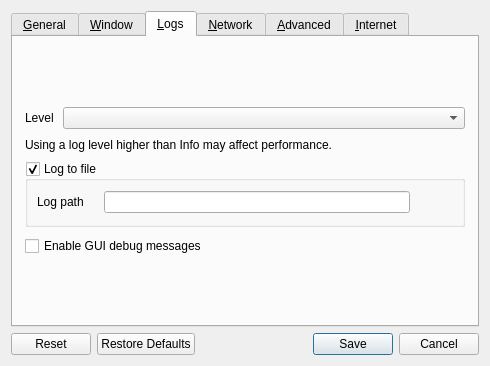
<?xml version="1.0" encoding="UTF-8"?>
<ui version="4.0">
 <class>SettingsDialog</class>
 <widget class="QDialog" name="SettingsDialog">
  <property name="geometry">
   <rect>
    <x>0</x>
    <y>0</y>
    <width>490</width>
    <height>366</height>
   </rect>
  </property>
  <property name="sizePolicy">
   <sizepolicy hsizetype="Maximum" vsizetype="Maximum">
    <horstretch>0</horstretch>
    <verstretch>0</verstretch>
   </sizepolicy>
  </property>
  <property name="windowTitle">
   <string>Preferences</string>
  </property>
  <property name="modal">
   <bool>true</bool>
  </property>
  <layout class="QVBoxLayout" name="verticalLayout_3">
   <item>
    <widget class="QTabWidget" name="tabWidget">
     <property name="currentIndex">
      <number>2</number>
     </property>
     <widget class="QWidget" name="tabGeneral">
      <attribute name="title">
       <string>&amp;General</string>
      </attribute>
      <layout class="QVBoxLayout" name="verticalLayout_6">
       <property name="spacing">
        <number>9</number>
       </property>
       <property name="leftMargin">
        <number>12</number>
       </property>
       <property name="topMargin">
        <number>0</number>
       </property>
       <property name="rightMargin">
        <number>12</number>
       </property>
       <property name="bottomMargin">
        <number>0</number>
       </property>
       <item>
        <spacer name="verticalSpacer_6">
         <property name="orientation">
          <enum>Qt::Orientation::Vertical</enum>
         </property>
         <property name="sizeHint" stdset="0">
          <size>
           <width>20</width>
           <height>0</height>
          </size>
         </property>
        </spacer>
       </item>
       <item>
        <layout class="QHBoxLayout" name="horizontalLayout_3">
         <item>
          <widget class="QLabel" name="lblLanguage">
           <property name="sizePolicy">
            <sizepolicy hsizetype="Maximum" vsizetype="Preferred">
             <horstretch>0</horstretch>
             <verstretch>0</verstretch>
            </sizepolicy>
           </property>
           <property name="text">
            <string>Language</string>
           </property>
          </widget>
         </item>
         <item>
          <widget class="QComboBox" name="comboLanguage"/>
         </item>
        </layout>
       </item>
       <item>
        <widget class="QCheckBox" name="cbAutoUpdate">
         <property name="text">
          <string>Check for updates on startup</string>
         </property>
        </widget>
       </item>
       <item>
        <widget class="QCheckBox" name="cbPreventSleep">
         <property name="text">
          <string>Prevent this computer from going to sleep</string>
         </property>
        </widget>
       </item>
       <item>
        <layout class="QFormLayout" name="formLayout">
         <item row="1" column="1">
          <widget class="QRadioButton" name="rbIconColorful">
           <property name="text">
            <string>Colorful</string>
           </property>
          </widget>
         </item>
         <item row="0" column="1">
          <widget class="QRadioButton" name="rbIconMono">
           <property name="text">
            <string>Monocolor</string>
           </property>
          </widget>
         </item>
         <item row="0" column="0">
          <widget class="QLabel" name="lblTrayIconStyle">
           <property name="text">
            <string>Tray icon style</string>
           </property>
          </widget>
         </item>
        </layout>
       </item>
       <item>
        <spacer name="verticalSpacer_3">
         <property name="orientation">
          <enum>Qt::Orientation::Vertical</enum>
         </property>
         <property name="sizeHint" stdset="0">
          <size>
           <width>20</width>
           <height>0</height>
          </size>
         </property>
        </spacer>
       </item>
      </layout>
     </widget>
     <widget class="QWidget" name="tabWindow">
      <attribute name="title">
       <string>&amp;Window</string>
      </attribute>
      <layout class="QVBoxLayout" name="verticalLayout_14">
       <property name="spacing">
        <number>9</number>
       </property>
       <property name="leftMargin">
        <number>12</number>
       </property>
       <property name="topMargin">
        <number>0</number>
       </property>
       <property name="rightMargin">
        <number>12</number>
       </property>
       <property name="bottomMargin">
        <number>0</number>
       </property>
       <item>
        <spacer name="verticalSpacer_7">
         <property name="orientation">
          <enum>Qt::Orientation::Vertical</enum>
         </property>
         <property name="sizeHint" stdset="0">
          <size>
           <width>20</width>
           <height>0</height>
          </size>
         </property>
        </spacer>
       </item>
       <item>
        <layout class="QFormLayout" name="formLayout_2">
         <property name="labelAlignment">
          <set>Qt::AlignmentFlag::AlignRight|Qt::AlignmentFlag::AlignTrailing|Qt::AlignmentFlag::AlignVCenter</set>
         </property>
         <item row="0" column="0">
          <widget class="QLabel" name="label_3">
           <property name="text">
            <string>When the application starts</string>
           </property>
          </widget>
         </item>
         <item row="0" column="1">
          <widget class="QWidget" name="widget" native="true">
           <layout class="QVBoxLayout" name="verticalLayout_2">
            <item>
             <widget class="QRadioButton" name="rbShowOnStart">
              <property name="text">
               <string>Show the main window</string>
              </property>
             </widget>
            </item>
            <item>
             <widget class="QRadioButton" name="rbAutoHide">
              <property name="text">
               <string>Send to background</string>
              </property>
             </widget>
            </item>
           </layout>
          </widget>
         </item>
         <item row="1" column="0">
          <widget class="QLabel" name="label">
           <property name="text">
            <string>When the main window is closed</string>
           </property>
           <property name="alignment">
            <set>Qt::AlignmentFlag::AlignRight|Qt::AlignmentFlag::AlignTrailing|Qt::AlignmentFlag::AlignVCenter</set>
           </property>
          </widget>
         </item>
         <item row="1" column="1">
          <widget class="QWidget" name="widget_2" native="true">
           <layout class="QVBoxLayout" name="verticalLayout_13">
            <item>
             <widget class="QRadioButton" name="rbExitOnClose">
              <property name="text">
               <string>Exit</string>
              </property>
             </widget>
            </item>
            <item>
             <widget class="QRadioButton" name="rbCloseToTray">
              <property name="text">
               <string>Send to background</string>
              </property>
             </widget>
            </item>
           </layout>
          </widget>
         </item>
        </layout>
       </item>
       <item>
        <widget class="QCheckBox" name="cbShowVersion">
         <property name="text">
          <string>Include version in the window title</string>
         </property>
        </widget>
       </item>
       <item>
        <spacer name="verticalSpacer_11">
         <property name="orientation">
          <enum>Qt::Orientation::Vertical</enum>
         </property>
         <property name="sizeHint" stdset="0">
          <size>
           <width>20</width>
           <height>0</height>
          </size>
         </property>
        </spacer>
       </item>
      </layout>
     </widget>
     <widget class="QWidget" name="tabLog">
      <attribute name="title">
       <string>&amp;Logs</string>
      </attribute>
      <layout class="QVBoxLayout" name="verticalLayout">
       <property name="spacing">
        <number>9</number>
       </property>
       <property name="leftMargin">
        <number>12</number>
       </property>
       <property name="topMargin">
        <number>0</number>
       </property>
       <property name="rightMargin">
        <number>12</number>
       </property>
       <property name="bottomMargin">
        <number>0</number>
       </property>
       <item>
        <spacer name="verticalSpacer_8">
         <property name="orientation">
          <enum>Qt::Orientation::Vertical</enum>
         </property>
         <property name="sizeHint" stdset="0">
          <size>
           <width>20</width>
           <height>0</height>
          </size>
         </property>
        </spacer>
       </item>
       <item>
        <layout class="QHBoxLayout" name="horizontalLayout_4">
         <item>
          <widget class="QLabel" name="lblLogLevel">
           <property name="sizePolicy">
            <sizepolicy hsizetype="Maximum" vsizetype="Fixed">
             <horstretch>0</horstretch>
             <verstretch>0</verstretch>
            </sizepolicy>
           </property>
           <property name="text">
            <string>Level</string>
           </property>
          </widget>
         </item>
         <item>
          <widget class="QComboBox" name="comboLogLevel"/>
         </item>
        </layout>
       </item>
       <item>
        <widget class="QLabel" name="lblDebugWarning">
         <property name="text">
          <string>Using a log level higher than Info may affect performance.</string>
         </property>
         <property name="wordWrap">
          <bool>true</bool>
         </property>
        </widget>
       </item>
       <item>
        <widget class="QGroupBox" name="groupLogToFile">
         <property name="title">
          <string>Log to file</string>
         </property>
         <property name="checkable">
          <bool>true</bool>
         </property>
         <layout class="QHBoxLayout" name="horizontalLayout_2">
          <item>
           <widget class="QWidget" name="widgetLogFilename" native="true">
            <property name="sizePolicy">
             <sizepolicy hsizetype="Preferred" vsizetype="Maximum">
              <horstretch>0</horstretch>
              <verstretch>0</verstretch>
             </sizepolicy>
            </property>
            <layout class="QHBoxLayout" name="_4">
             <property name="spacing">
              <number>3</number>
             </property>
             <property name="leftMargin">
              <number>0</number>
             </property>
             <property name="topMargin">
              <number>0</number>
             </property>
             <property name="rightMargin">
              <number>0</number>
             </property>
             <property name="bottomMargin">
              <number>0</number>
             </property>
             <item>
              <widget class="QLabel" name="labelLogPath">
               <property name="sizePolicy">
                <sizepolicy hsizetype="Preferred" vsizetype="Fixed">
                 <horstretch>0</horstretch>
                 <verstretch>0</verstretch>
                </sizepolicy>
               </property>
               <property name="text">
                <string>Log path</string>
               </property>
              </widget>
             </item>
             <item>
              <spacer name="horizontalSpacer_7">
               <property name="orientation">
                <enum>Qt::Orientation::Horizontal</enum>
               </property>
               <property name="sizeType">
                <enum>QSizePolicy::Policy::Minimum</enum>
               </property>
               <property name="sizeHint" stdset="0">
                <size>
                 <width>17</width>
                 <height>25</height>
                </size>
               </property>
              </spacer>
             </item>
             <item>
              <widget class="QLineEdit" name="lineLogFilename">
               <property name="enabled">
                <bool>true</bool>
               </property>
               <property name="sizePolicy">
                <sizepolicy hsizetype="Expanding" vsizetype="Fixed">
                 <horstretch>0</horstretch>
                 <verstretch>0</verstretch>
                </sizepolicy>
               </property>
              </widget>
             </item>
             <item>
              <widget class="QPushButton" name="btnBrowseLog">
               <property name="enabled">
                <bool>true</bool>
               </property>
               <property name="cursor">
                <cursorShape>PointingHandCursor</cursorShape>
               </property>
               <property name="text">
                <string/>
               </property>
               <property name="icon">
                <iconset theme="QIcon::ThemeIcon::DocumentOpen"/>
               </property>
               <property name="flat">
                <bool>true</bool>
               </property>
              </widget>
             </item>
            </layout>
           </widget>
          </item>
         </layout>
        </widget>
       </item>
       <item>
        <widget class="QCheckBox" name="cbGuiDebug">
         <property name="text">
          <string>Enable GUI debug messages</string>
         </property>
        </widget>
       </item>
       <item>
        <spacer name="verticalSpacer_4">
         <property name="orientation">
          <enum>Qt::Orientation::Vertical</enum>
         </property>
         <property name="sizeHint" stdset="0">
          <size>
           <width>20</width>
           <height>0</height>
          </size>
         </property>
        </spacer>
       </item>
      </layout>
     </widget>
     <widget class="QWidget" name="tabNetwork">
      <attribute name="title">
       <string>&amp;Network</string>
      </attribute>
      <layout class="QVBoxLayout" name="verticalLayout_7">
       <property name="spacing">
        <number>9</number>
       </property>
       <property name="leftMargin">
        <number>12</number>
       </property>
       <property name="topMargin">
        <number>0</number>
       </property>
       <property name="rightMargin">
        <number>12</number>
       </property>
       <property name="bottomMargin">
        <number>0</number>
       </property>
       <item>
        <spacer name="verticalSpacer_9">
         <property name="orientation">
          <enum>Qt::Orientation::Vertical</enum>
         </property>
         <property name="sizeHint" stdset="0">
          <size>
           <width>20</width>
           <height>0</height>
          </size>
         </property>
        </spacer>
       </item>
       <item>
        <layout class="QHBoxLayout" name="horizontalLayout">
         <item>
          <widget class="QLabel" name="lblNetworkIp">
           <property name="sizePolicy">
            <sizepolicy hsizetype="Maximum" vsizetype="Fixed">
             <horstretch>0</horstretch>
             <verstretch>0</verstretch>
            </sizepolicy>
           </property>
           <property name="text">
            <string>Network IP</string>
           </property>
          </widget>
         </item>
         <item>
          <widget class="QComboBox" name="comboInterface">
           <property name="sizePolicy">
            <sizepolicy hsizetype="Maximum" vsizetype="Fixed">
             <horstretch>0</horstretch>
             <verstretch>0</verstretch>
            </sizepolicy>
           </property>
           <item>
            <property name="text">
             <string>Automatic</string>
            </property>
           </item>
          </widget>
         </item>
         <item>
          <spacer name="horizontalSpacer">
           <property name="orientation">
            <enum>Qt::Orientation::Horizontal</enum>
           </property>
           <property name="sizeType">
            <enum>QSizePolicy::Policy::Expanding</enum>
           </property>
           <property name="sizeHint" stdset="0">
            <size>
             <width>25</width>
             <height>20</height>
            </size>
           </property>
          </spacer>
         </item>
        </layout>
       </item>
       <item>
        <layout class="QHBoxLayout" name="horizontalLayout_6">
         <item>
          <widget class="QLabel" name="lblPort">
           <property name="sizePolicy">
            <sizepolicy hsizetype="Maximum" vsizetype="Fixed">
             <horstretch>0</horstretch>
             <verstretch>0</verstretch>
            </sizepolicy>
           </property>
           <property name="text">
            <string>Port</string>
           </property>
          </widget>
         </item>
         <item>
          <widget class="QSpinBox" name="sbPort">
           <property name="enabled">
            <bool>true</bool>
           </property>
           <property name="sizePolicy">
            <sizepolicy hsizetype="Maximum" vsizetype="Fixed">
             <horstretch>0</horstretch>
             <verstretch>0</verstretch>
            </sizepolicy>
           </property>
           <property name="maximum">
            <number>65535</number>
           </property>
           <property name="value">
            <number>24800</number>
           </property>
          </widget>
         </item>
         <item>
          <spacer name="horizontalSpacer_3">
           <property name="orientation">
            <enum>Qt::Orientation::Horizontal</enum>
           </property>
           <property name="sizeHint" stdset="0">
            <size>
             <width>40</width>
             <height>20</height>
            </size>
           </property>
          </spacer>
         </item>
        </layout>
       </item>
       <item>
        <widget class="QGroupBox" name="groupSecurity">
         <property name="sizePolicy">
          <sizepolicy hsizetype="Preferred" vsizetype="Maximum">
           <horstretch>0</horstretch>
           <verstretch>0</verstretch>
          </sizepolicy>
         </property>
         <property name="title">
          <string>Enable TLS Encryption</string>
         </property>
         <property name="checkable">
          <bool>true</bool>
         </property>
         <property name="checked">
          <bool>false</bool>
         </property>
         <layout class="QVBoxLayout" name="_11">
          <item>
           <widget class="QWidget" name="widgetTlsCert" native="true">
            <layout class="QHBoxLayout" name="_12">
             <property name="leftMargin">
              <number>0</number>
             </property>
             <property name="topMargin">
              <number>0</number>
             </property>
             <property name="rightMargin">
              <number>0</number>
             </property>
             <property name="bottomMargin">
              <number>0</number>
             </property>
             <item>
              <widget class="QLabel" name="lblTlsCertInfo">
               <property name="text">
                <string notr="true"/>
               </property>
              </widget>
             </item>
             <item>
              <widget class="QLabel" name="lblTlsCert">
               <property name="sizePolicy">
                <sizepolicy hsizetype="Preferred" vsizetype="Fixed">
                 <horstretch>0</horstretch>
                 <verstretch>0</verstretch>
                </sizepolicy>
               </property>
               <property name="text">
                <string>Certificate</string>
               </property>
              </widget>
             </item>
             <item>
              <widget class="QLineEdit" name="lineTlsCertPath">
               <property name="minimumSize">
                <size>
                 <width>0</width>
                 <height>0</height>
                </size>
               </property>
              </widget>
             </item>
             <item>
              <widget class="QPushButton" name="btnTlsCertPath">
               <property name="cursor">
                <cursorShape>PointingHandCursor</cursorShape>
               </property>
               <property name="text">
                <string/>
               </property>
               <property name="icon">
                <iconset theme="QIcon::ThemeIcon::DocumentOpen"/>
               </property>
               <property name="flat">
                <bool>true</bool>
               </property>
              </widget>
             </item>
            </layout>
           </widget>
          </item>
          <item>
           <layout class="QHBoxLayout" name="horizontalLayout_5">
            <property name="topMargin">
             <number>0</number>
            </property>
            <item>
             <widget class="QLabel" name="lblTlsKeyLength">
              <property name="sizePolicy">
               <sizepolicy hsizetype="Preferred" vsizetype="Fixed">
                <horstretch>0</horstretch>
                <verstretch>0</verstretch>
               </sizepolicy>
              </property>
              <property name="text">
               <string>Key length</string>
              </property>
             </widget>
            </item>
            <item>
             <widget class="QComboBox" name="comboTlsKeyLength">
              <item>
               <property name="text">
                <string notr="true">2048</string>
               </property>
              </item>
              <item>
               <property name="text">
                <string notr="true">4096</string>
               </property>
              </item>
             </widget>
            </item>
            <item>
             <spacer name="horizontalSpacer_2">
              <property name="orientation">
               <enum>Qt::Orientation::Horizontal</enum>
              </property>
              <property name="sizeHint" stdset="0">
               <size>
                <width>40</width>
                <height>20</height>
               </size>
              </property>
             </spacer>
            </item>
            <item>
             <widget class="QPushButton" name="btnTlsRegenCert">
              <property name="text">
               <string>Regenerate certificate</string>
              </property>
              <property name="icon">
               <iconset theme="QIcon::ThemeIcon::ViewRefresh"/>
              </property>
             </widget>
            </item>
           </layout>
          </item>
          <item>
           <widget class="QCheckBox" name="cbRequireClientCert">
            <property name="text">
             <string>Require client certificates</string>
            </property>
           </widget>
          </item>
          <item>
           <spacer name="verticalSpacer_2">
            <property name="orientation">
             <enum>Qt::Orientation::Vertical</enum>
            </property>
            <property name="sizeHint" stdset="0">
             <size>
              <width>20</width>
              <height>0</height>
             </size>
            </property>
           </spacer>
          </item>
         </layout>
        </widget>
       </item>
       <item>
        <spacer name="verticalSpacer_5">
         <property name="orientation">
          <enum>Qt::Orientation::Vertical</enum>
         </property>
         <property name="sizeHint" stdset="0">
          <size>
           <width>20</width>
           <height>0</height>
          </size>
         </property>
        </spacer>
       </item>
      </layout>
     </widget>
     <widget class="QWidget" name="tabAdvanced">
      <attribute name="title">
       <string>&amp;Advanced</string>
      </attribute>
      <layout class="QVBoxLayout" name="verticalLayout_4">
       <property name="spacing">
        <number>9</number>
       </property>
       <property name="leftMargin">
        <number>12</number>
       </property>
       <property name="topMargin">
        <number>0</number>
       </property>
       <property name="rightMargin">
        <number>12</number>
       </property>
       <property name="bottomMargin">
        <number>0</number>
       </property>
       <item>
        <spacer name="verticalSpacer_10">
         <property name="orientation">
          <enum>Qt::Orientation::Vertical</enum>
         </property>
         <property name="sizeHint" stdset="0">
          <size>
           <width>20</width>
           <height>0</height>
          </size>
         </property>
        </spacer>
       </item>
       <item>
        <widget class="QGroupBox" name="groupService">
         <property name="enabled">
          <bool>true</bool>
         </property>
         <property name="title">
          <string>Use background service (daemon)</string>
         </property>
         <property name="checkable">
          <bool>true</bool>
         </property>
         <property name="checked">
          <bool>false</bool>
         </property>
         <layout class="QGridLayout" name="_6">
          <item row="1" column="0">
           <widget class="QCheckBox" name="cbElevateDaemon">
            <property name="text">
             <string>Always run as system (work at login screen and UAC)</string>
            </property>
            <property name="autoExclusive">
             <bool>false</bool>
            </property>
           </widget>
          </item>
         </layout>
        </widget>
       </item>
       <item>
        <widget class="QWidget" name="widgetWlClipboard" native="true">
         <layout class="QVBoxLayout" name="verticalLayout_5">
          <item>
           <widget class="QCheckBox" name="cbUseWlClipboard">
            <property name="text">
             <string>Enable wl-clipboard support</string>
            </property>
           </widget>
          </item>
          <item>
           <widget class="QLabel" name="lblWlClipboard">
            <property name="text">
             <string>&lt;html&gt;&lt;head/&gt;&lt;body&gt;&lt;p&gt;Requires the wl-clipboard package&lt;/p&gt;&lt;p&gt;When using wl-clipboard v2.2.1, there is a focus stealing bug that may make Deskflow harder to use. This has been fixed when using the wl-clipboard master branch, unless your Compositor lacks wlroots-data-control protocol support.&lt;/p&gt;&lt;/body&gt;&lt;/html&gt;</string>
            </property>
            <property name="wordWrap">
             <bool>true</bool>
            </property>
           </widget>
          </item>
         </layout>
        </widget>
       </item>
       <item>
        <layout class="QFormLayout" name="formLayout_3">
         <property name="fieldGrowthPolicy">
          <enum>QFormLayout::FieldGrowthPolicy::ExpandingFieldsGrow</enum>
         </property>
         <property name="rowWrapPolicy">
          <enum>QFormLayout::RowWrapPolicy::DontWrapRows</enum>
         </property>
         <property name="labelAlignment">
          <set>Qt::AlignmentFlag::AlignLeading|Qt::AlignmentFlag::AlignLeft|Qt::AlignmentFlag::AlignVCenter</set>
         </property>
         <property name="formAlignment">
          <set>Qt::AlignmentFlag::AlignHCenter|Qt::AlignmentFlag::AlignTop</set>
         </property>
         <item row="0" column="0">
          <widget class="QCheckBox" name="cbRunEnterCommand">
           <property name="text">
            <string>Run command on enter</string>
           </property>
          </widget>
         </item>
         <item row="0" column="1">
          <widget class="QLineEdit" name="lineCommandEnter"/>
         </item>
         <item row="1" column="0">
          <widget class="QCheckBox" name="cbRunExitCommand">
           <property name="text">
            <string>Run command on exit</string>
           </property>
          </widget>
         </item>
         <item row="1" column="1">
          <widget class="QLineEdit" name="lineCommandExit"/>
         </item>
        </layout>
       </item>
       <item>
        <spacer name="verticalSpacer">
         <property name="orientation">
          <enum>Qt::Orientation::Vertical</enum>
         </property>
         <property name="sizeHint" stdset="0">
          <size>
           <width>20</width>
           <height>0</height>
          </size>
         </property>
        </spacer>
       </item>
      </layout>
     </widget>
     <widget class="QWidget" name="tabInternet">
      <attribute name="title">
       <string>&amp;Internet</string>
      </attribute>
      <layout class="QVBoxLayout" name="verticalLayout_relay">
       <property name="spacing">
        <number>9</number>
       </property>
       <property name="leftMargin">
        <number>12</number>
       </property>
       <property name="topMargin">
        <number>8</number>
       </property>
       <property name="rightMargin">
        <number>12</number>
       </property>
       <property name="bottomMargin">
        <number>8</number>
       </property>
       <item>
        <widget class="QGroupBox" name="groupRelay">
         <property name="title">
          <string>Internet relay (share KVM over the internet)</string>
         </property>
         <property name="checkable">
          <bool>true</bool>
         </property>
         <property name="checked">
          <bool>false</bool>
         </property>
         <property name="objectName">
          <string>groupRelay</string>
         </property>
         <layout class="QFormLayout" name="formRelay">
          <property name="fieldGrowthPolicy">
           <enum>QFormLayout::FieldGrowthPolicy::ExpandingFieldsGrow</enum>
          </property>
          <item row="0" column="0">
           <widget class="QLabel" name="lblRelayHost">
            <property name="text">
             <string>Relay server</string>
            </property>
           </widget>
          </item>
          <item row="0" column="1">
           <layout class="QHBoxLayout" name="hboxRelayHost">
            <item>
             <widget class="QLineEdit" name="lineRelayHost">
              <property name="placeholderText">
               <string>relay.deskflow.io</string>
              </property>
             </widget>
            </item>
            <item>
             <widget class="QLabel" name="lblRelayPort">
              <property name="text">
               <string>Port</string>
              </property>
             </widget>
            </item>
            <item>
             <widget class="QSpinBox" name="spinRelayPort">
              <property name="minimum">
               <number>1</number>
              </property>
              <property name="maximum">
               <number>65535</number>
              </property>
              <property name="value">
               <number>24801</number>
              </property>
             </widget>
            </item>
           </layout>
          </item>
          <item row="1" column="0">
           <widget class="QLabel" name="lblRelayRoom">
            <property name="text">
             <string>Room code</string>
            </property>
           </widget>
          </item>
          <item row="1" column="1">
           <layout class="QHBoxLayout" name="hboxRelayRoom">
            <item>
             <widget class="QLineEdit" name="lineRelayRoom">
              <property name="placeholderText">
               <string>shared-secret-code</string>
              </property>
              <property name="toolTip">
               <string>A shared secret known to all devices in your group. All devices with the same room code will connect to each other.</string>
              </property>
             </widget>
            </item>
            <item>
             <widget class="QPushButton" name="btnGenerateRoom">
              <property name="text">
               <string>Generate</string>
              </property>
              <property name="toolTip">
               <string>Generate a random room code</string>
              </property>
             </widget>
            </item>
           </layout>
          </item>
          <item row="2" column="0">
           <widget class="QLabel" name="lblRelayMode">
            <property name="text">
             <string>This device role</string>
            </property>
           </widget>
          </item>
          <item row="2" column="1">
           <widget class="QComboBox" name="comboRelayMode">
            <item>
             <property name="text">
              <string>server (controls other devices)</string>
             </property>
            </item>
            <item>
             <property name="text">
              <string>client (is controlled by another device)</string>
             </property>
            </item>
            <item>
             <property name="text">
              <string>peer (bidirectional — both roles simultaneously)</string>
             </property>
            </item>
           </widget>
          </item>
          <item row="3" column="0">
           <widget class="QLabel" name="lblRelayPeerRoom">
            <property name="text">
             <string>Reverse room code</string>
            </property>
            <property name="toolTip">
             <string>Room code for the reverse direction in peer mode (other device uses this as their room code in server role)</string>
            </property>
           </widget>
          </item>
          <item row="3" column="1">
           <layout class="QHBoxLayout" name="hboxPeerRoom">
            <item>
             <widget class="QLineEdit" name="lineRelayPeerRoom">
              <property name="placeholderText">
               <string>reverse-room-code (peer mode only)</string>
              </property>
             </widget>
            </item>
            <item>
             <widget class="QPushButton" name="btnGeneratePeerRoom">
              <property name="text">
               <string>Generate</string>
              </property>
             </widget>
            </item>
           </layout>
          </item>
         </layout>
        </widget>
       </item>
       <item>
        <widget class="QLabel" name="lblRelayHelp">
         <property name="text">
          <string>&lt;html&gt;&lt;body&gt;
&lt;b&gt;Internet KVM setup:&lt;/b&gt;
&lt;ol&gt;
&lt;li&gt;All devices must use the same relay server and room code.&lt;/li&gt;
&lt;li&gt;One device is the &lt;i&gt;server&lt;/i&gt; (has the keyboard/mouse); others are &lt;i&gt;clients&lt;/i&gt;.&lt;/li&gt;
&lt;li&gt;For bidirectional control select &lt;i&gt;peer&lt;/i&gt; on all devices and set both room codes.&lt;/li&gt;
&lt;li&gt;You can self-host the relay: &lt;tt&gt;node relay/server.js&lt;/tt&gt; in the deskflow directory.&lt;/li&gt;
&lt;/ol&gt;
Changes take effect after restarting Deskflow.
&lt;/body&gt;&lt;/html&gt;</string>
         </property>
         <property name="wordWrap">
          <bool>true</bool>
         </property>
         <property name="openExternalLinks">
          <bool>true</bool>
         </property>
        </widget>
       </item>
       <item>
        <spacer name="verticalSpacerRelay">
         <property name="orientation">
          <enum>Qt::Orientation::Vertical</enum>
         </property>
         <property name="sizeHint" stdset="0">
          <size>
           <width>20</width>
           <height>40</height>
          </size>
         </property>
        </spacer>
       </item>
      </layout>
     </widget>
    </widget>
   </item>
   <item>
    <widget class="QDialogButtonBox" name="buttonBox">
     <property name="orientation">
      <enum>Qt::Orientation::Horizontal</enum>
     </property>
     <property name="standardButtons">
      <set>QDialogButtonBox::StandardButton::Cancel|QDialogButtonBox::StandardButton::Reset|QDialogButtonBox::StandardButton::RestoreDefaults|QDialogButtonBox::StandardButton::Save</set>
     </property>
    </widget>
   </item>
  </layout>
 </widget>
 <resources/>
 <connections/>
</ui>
